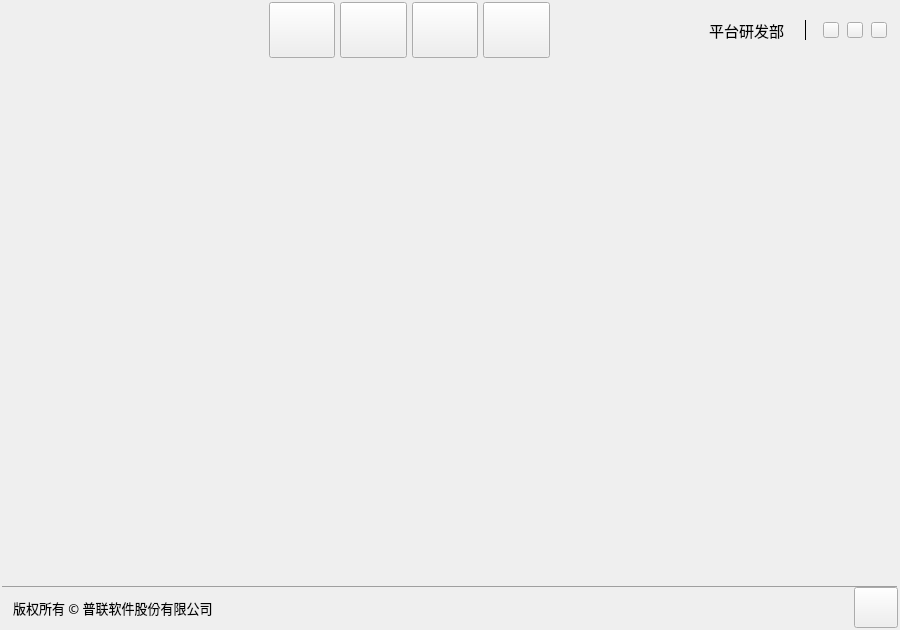
<?xml version="1.0" encoding="UTF-8"?>
<ui version="4.0">
 <class>IMMainWidget</class>
 <widget class="QWidget" name="IMMainWidget">
  <property name="geometry">
   <rect>
    <x>0</x>
    <y>0</y>
    <width>900</width>
    <height>630</height>
   </rect>
  </property>
  <property name="minimumSize">
   <size>
    <width>900</width>
    <height>630</height>
   </size>
  </property>
  <property name="windowTitle">
   <string/>
  </property>
  <layout class="QVBoxLayout" name="verticalLayout">
   <property name="spacing">
    <number>0</number>
   </property>
   <property name="leftMargin">
    <number>2</number>
   </property>
   <property name="topMargin">
    <number>2</number>
   </property>
   <property name="rightMargin">
    <number>2</number>
   </property>
   <property name="bottomMargin">
    <number>2</number>
   </property>
   <item>
    <widget class="QWidget" name="titleBar" native="true">
     <property name="sizePolicy">
      <sizepolicy hsizetype="Expanding" vsizetype="Fixed">
       <horstretch>0</horstretch>
       <verstretch>0</verstretch>
      </sizepolicy>
     </property>
     <property name="minimumSize">
      <size>
       <width>0</width>
       <height>56</height>
      </size>
     </property>
     <property name="maximumSize">
      <size>
       <width>16777215</width>
       <height>56</height>
      </size>
     </property>
     <layout class="QHBoxLayout" name="horizontalLayout_2">
      <property name="spacing">
       <number>0</number>
      </property>
      <property name="leftMargin">
       <number>0</number>
      </property>
      <property name="topMargin">
       <number>0</number>
      </property>
      <property name="rightMargin">
       <number>0</number>
      </property>
      <property name="bottomMargin">
       <number>0</number>
      </property>
      <item>
       <widget class="QWidget" name="leftWidget" native="true">
        <property name="sizePolicy">
         <sizepolicy hsizetype="Fixed" vsizetype="Expanding">
          <horstretch>0</horstretch>
          <verstretch>0</verstretch>
         </sizepolicy>
        </property>
        <property name="minimumSize">
         <size>
          <width>200</width>
          <height>0</height>
         </size>
        </property>
        <widget class="QLabel" name="label">
         <property name="geometry">
          <rect>
           <x>12</x>
           <y>12</y>
           <width>128</width>
           <height>32</height>
          </rect>
         </property>
         <property name="sizePolicy">
          <sizepolicy hsizetype="Fixed" vsizetype="Fixed">
           <horstretch>0</horstretch>
           <verstretch>0</verstretch>
          </sizepolicy>
         </property>
         <property name="minimumSize">
          <size>
           <width>30</width>
           <height>30</height>
          </size>
         </property>
         <property name="text">
          <string/>
         </property>
        </widget>
       </widget>
      </item>
      <item>
       <widget class="QWidget" name="midWidget" native="true">
        <property name="sizePolicy">
         <sizepolicy hsizetype="Expanding" vsizetype="Expanding">
          <horstretch>0</horstretch>
          <verstretch>0</verstretch>
         </sizepolicy>
        </property>
        <property name="minimumSize">
         <size>
          <width>0</width>
          <height>0</height>
         </size>
        </property>
        <property name="maximumSize">
         <size>
          <width>16777215</width>
          <height>16777215</height>
         </size>
        </property>
        <layout class="QHBoxLayout" name="horizontalLayout_4">
         <property name="spacing">
          <number>5</number>
         </property>
         <property name="leftMargin">
          <number>0</number>
         </property>
         <property name="topMargin">
          <number>0</number>
         </property>
         <property name="rightMargin">
          <number>0</number>
         </property>
         <property name="bottomMargin">
          <number>0</number>
         </property>
         <item>
          <spacer name="horizontalSpacer">
           <property name="orientation">
            <enum>Qt::Horizontal</enum>
           </property>
           <property name="sizeHint" stdset="0">
            <size>
             <width>40</width>
             <height>20</height>
            </size>
           </property>
          </spacer>
         </item>
         <item>
          <widget class="ToolButton" name="messageBtn">
           <property name="sizePolicy">
            <sizepolicy hsizetype="Expanding" vsizetype="Expanding">
             <horstretch>0</horstretch>
             <verstretch>0</verstretch>
            </sizepolicy>
           </property>
           <property name="cursor">
            <cursorShape>PointingHandCursor</cursorShape>
           </property>
           <property name="toolTip">
            <string>信息</string>
           </property>
           <property name="text">
            <string/>
           </property>
           <property name="checkable">
            <bool>true</bool>
           </property>
           <property name="checked">
            <bool>false</bool>
           </property>
          </widget>
         </item>
         <item>
          <widget class="ToolButton" name="contactsBtn">
           <property name="sizePolicy">
            <sizepolicy hsizetype="Expanding" vsizetype="Expanding">
             <horstretch>0</horstretch>
             <verstretch>0</verstretch>
            </sizepolicy>
           </property>
           <property name="cursor">
            <cursorShape>PointingHandCursor</cursorShape>
           </property>
           <property name="toolTip">
            <string>联系人</string>
           </property>
           <property name="text">
            <string/>
           </property>
           <property name="checkable">
            <bool>true</bool>
           </property>
          </widget>
         </item>
         <item>
          <widget class="ToolButton" name="robotsBtn">
           <property name="sizePolicy">
            <sizepolicy hsizetype="Expanding" vsizetype="Expanding">
             <horstretch>0</horstretch>
             <verstretch>0</verstretch>
            </sizepolicy>
           </property>
           <property name="cursor">
            <cursorShape>PointingHandCursor</cursorShape>
           </property>
           <property name="toolTip">
            <string>机器人</string>
           </property>
           <property name="text">
            <string/>
           </property>
           <property name="checkable">
            <bool>true</bool>
           </property>
          </widget>
         </item>
         <item>
          <widget class="ToolButton" name="walletBtn">
           <property name="sizePolicy">
            <sizepolicy hsizetype="Expanding" vsizetype="Expanding">
             <horstretch>0</horstretch>
             <verstretch>0</verstretch>
            </sizepolicy>
           </property>
           <property name="cursor">
            <cursorShape>PointingHandCursor</cursorShape>
           </property>
           <property name="toolTip">
            <string>设备</string>
           </property>
           <property name="text">
            <string/>
           </property>
           <property name="checkable">
            <bool>true</bool>
           </property>
          </widget>
         </item>
        </layout>
       </widget>
      </item>
      <item>
       <widget class="QWidget" name="rightWidget" native="true">
        <property name="sizePolicy">
         <sizepolicy hsizetype="Expanding" vsizetype="Expanding">
          <horstretch>0</horstretch>
          <verstretch>0</verstretch>
         </sizepolicy>
        </property>
        <property name="minimumSize">
         <size>
          <width>320</width>
          <height>0</height>
         </size>
        </property>
        <property name="maximumSize">
         <size>
          <width>16777215</width>
          <height>16777215</height>
         </size>
        </property>
        <layout class="QHBoxLayout" name="horizontalLayout_5">
         <property name="spacing">
          <number>0</number>
         </property>
         <property name="leftMargin">
          <number>0</number>
         </property>
         <property name="topMargin">
          <number>0</number>
         </property>
         <property name="rightMargin">
          <number>0</number>
         </property>
         <property name="bottomMargin">
          <number>0</number>
         </property>
         <item>
          <widget class="QWidget" name="widget_2" native="true">
           <layout class="QHBoxLayout" name="horizontalLayout_8">
            <property name="topMargin">
             <number>0</number>
            </property>
            <property name="bottomMargin">
             <number>0</number>
            </property>
            <item>
             <spacer name="horizontalSpacer_4">
              <property name="orientation">
               <enum>Qt::Horizontal</enum>
              </property>
              <property name="sizeHint" stdset="0">
               <size>
                <width>72</width>
                <height>20</height>
               </size>
              </property>
             </spacer>
            </item>
            <item>
             <widget class="QLabelHeader" name="hearderLabel">
              <property name="sizePolicy">
               <sizepolicy hsizetype="Fixed" vsizetype="Fixed">
                <horstretch>0</horstretch>
                <verstretch>0</verstretch>
               </sizepolicy>
              </property>
              <property name="minimumSize">
               <size>
                <width>36</width>
                <height>36</height>
               </size>
              </property>
              <property name="maximumSize">
               <size>
                <width>36</width>
                <height>36</height>
               </size>
              </property>
              <property name="cursor">
               <cursorShape>PointingHandCursor</cursorShape>
              </property>
              <property name="toolTip">
               <string>修改资料</string>
              </property>
              <property name="text">
               <string/>
              </property>
              <property name="scaledContents">
               <bool>true</bool>
              </property>
             </widget>
            </item>
            <item>
             <widget class="QLabel" name="nickNameLabel">
              <property name="font">
               <font>
                <family>微软雅黑</family>
                <pointsize>11</pointsize>
               </font>
              </property>
              <property name="cursor">
               <cursorShape>PointingHandCursor</cursorShape>
              </property>
              <property name="toolTip">
               <string/>
              </property>
              <property name="text">
               <string>平台研发部</string>
              </property>
             </widget>
            </item>
           </layout>
          </widget>
         </item>
         <item>
          <widget class="QWidget" name="widget_3" native="true">
           <layout class="QHBoxLayout" name="horizontalLayout_7">
            <property name="spacing">
             <number>8</number>
            </property>
            <property name="leftMargin">
             <number>0</number>
            </property>
            <item>
             <widget class="Line" name="line_2">
              <property name="sizePolicy">
               <sizepolicy hsizetype="Fixed" vsizetype="Fixed">
                <horstretch>0</horstretch>
                <verstretch>0</verstretch>
               </sizepolicy>
              </property>
              <property name="minimumSize">
               <size>
                <width>20</width>
                <height>20</height>
               </size>
              </property>
              <property name="maximumSize">
               <size>
                <width>20</width>
                <height>20</height>
               </size>
              </property>
              <property name="frameShadow">
               <enum>QFrame::Plain</enum>
              </property>
              <property name="orientation">
               <enum>Qt::Vertical</enum>
              </property>
             </widget>
            </item>
            <item>
             <widget class="QPushButton" name="minBtn">
              <property name="sizePolicy">
               <sizepolicy hsizetype="Fixed" vsizetype="Fixed">
                <horstretch>0</horstretch>
                <verstretch>0</verstretch>
               </sizepolicy>
              </property>
              <property name="minimumSize">
               <size>
                <width>16</width>
                <height>16</height>
               </size>
              </property>
              <property name="maximumSize">
               <size>
                <width>16</width>
                <height>16</height>
               </size>
              </property>
              <property name="cursor">
               <cursorShape>PointingHandCursor</cursorShape>
              </property>
              <property name="toolTip">
               <string>最小化</string>
              </property>
              <property name="text">
               <string/>
              </property>
             </widget>
            </item>
            <item>
             <widget class="QPushButton" name="maxBtn">
              <property name="sizePolicy">
               <sizepolicy hsizetype="Fixed" vsizetype="Fixed">
                <horstretch>0</horstretch>
                <verstretch>0</verstretch>
               </sizepolicy>
              </property>
              <property name="minimumSize">
               <size>
                <width>16</width>
                <height>16</height>
               </size>
              </property>
              <property name="maximumSize">
               <size>
                <width>16</width>
                <height>16</height>
               </size>
              </property>
              <property name="cursor">
               <cursorShape>PointingHandCursor</cursorShape>
              </property>
              <property name="toolTip">
               <string>最大化</string>
              </property>
              <property name="text">
               <string/>
              </property>
             </widget>
            </item>
            <item>
             <widget class="QPushButton" name="closeBtn">
              <property name="sizePolicy">
               <sizepolicy hsizetype="Fixed" vsizetype="Fixed">
                <horstretch>0</horstretch>
                <verstretch>0</verstretch>
               </sizepolicy>
              </property>
              <property name="minimumSize">
               <size>
                <width>16</width>
                <height>16</height>
               </size>
              </property>
              <property name="maximumSize">
               <size>
                <width>16</width>
                <height>16</height>
               </size>
              </property>
              <property name="cursor">
               <cursorShape>PointingHandCursor</cursorShape>
              </property>
              <property name="toolTip">
               <string>关闭</string>
              </property>
              <property name="text">
               <string/>
              </property>
             </widget>
            </item>
           </layout>
          </widget>
         </item>
        </layout>
       </widget>
      </item>
     </layout>
    </widget>
   </item>
   <item>
    <widget class="QStackedWidget" name="contentStacked">
     <widget class="QWidget" name="page"/>
    </widget>
   </item>
   <item>
    <widget class="QWidget" name="statusBar" native="true">
     <property name="sizePolicy">
      <sizepolicy hsizetype="Expanding" vsizetype="Minimum">
       <horstretch>0</horstretch>
       <verstretch>0</verstretch>
      </sizepolicy>
     </property>
     <property name="minimumSize">
      <size>
       <width>0</width>
       <height>42</height>
      </size>
     </property>
     <property name="maximumSize">
      <size>
       <width>16777215</width>
       <height>42</height>
      </size>
     </property>
     <layout class="QVBoxLayout" name="verticalLayout_2">
      <property name="spacing">
       <number>0</number>
      </property>
      <property name="leftMargin">
       <number>0</number>
      </property>
      <property name="topMargin">
       <number>0</number>
      </property>
      <property name="rightMargin">
       <number>0</number>
      </property>
      <property name="bottomMargin">
       <number>0</number>
      </property>
      <item>
       <widget class="Line" name="line">
        <property name="sizePolicy">
         <sizepolicy hsizetype="Expanding" vsizetype="Minimum">
          <horstretch>0</horstretch>
          <verstretch>0</verstretch>
         </sizepolicy>
        </property>
        <property name="minimumSize">
         <size>
          <width>0</width>
          <height>1</height>
         </size>
        </property>
        <property name="maximumSize">
         <size>
          <width>16777215</width>
          <height>1</height>
         </size>
        </property>
        <property name="frameShadow">
         <enum>QFrame::Raised</enum>
        </property>
        <property name="orientation">
         <enum>Qt::Horizontal</enum>
        </property>
       </widget>
      </item>
      <item>
       <widget class="QWidget" name="statusWidget" native="true">
        <property name="sizePolicy">
         <sizepolicy hsizetype="Expanding" vsizetype="Expanding">
          <horstretch>0</horstretch>
          <verstretch>0</verstretch>
         </sizepolicy>
        </property>
        <property name="minimumSize">
         <size>
          <width>0</width>
          <height>40</height>
         </size>
        </property>
        <property name="maximumSize">
         <size>
          <width>16777215</width>
          <height>16777215</height>
         </size>
        </property>
        <layout class="QHBoxLayout" name="horizontalLayout_6">
         <property name="spacing">
          <number>0</number>
         </property>
         <property name="topMargin">
          <number>0</number>
         </property>
         <property name="rightMargin">
          <number>0</number>
         </property>
         <property name="bottomMargin">
          <number>0</number>
         </property>
         <item>
          <widget class="QLabel" name="statusLabel">
           <property name="sizePolicy">
            <sizepolicy hsizetype="Preferred" vsizetype="Expanding">
             <horstretch>0</horstretch>
             <verstretch>0</verstretch>
            </sizepolicy>
           </property>
           <property name="font">
            <font>
             <family>微软雅黑</family>
             <pointsize>10</pointsize>
            </font>
           </property>
           <property name="text">
            <string>版权所有 © 普联软件股份有限公司</string>
           </property>
          </widget>
         </item>
         <item>
          <spacer name="horizontalSpacer_3">
           <property name="orientation">
            <enum>Qt::Horizontal</enum>
           </property>
           <property name="sizeHint" stdset="0">
            <size>
             <width>466</width>
             <height>20</height>
            </size>
           </property>
          </spacer>
         </item>
         <item>
          <widget class="QWidget" name="widget_4" native="true">
           <property name="sizePolicy">
            <sizepolicy hsizetype="Fixed" vsizetype="Expanding">
             <horstretch>0</horstretch>
             <verstretch>0</verstretch>
            </sizepolicy>
           </property>
           <property name="minimumSize">
            <size>
             <width>200</width>
             <height>0</height>
            </size>
           </property>
           <layout class="QHBoxLayout" name="horizontalLayout_9">
            <property name="spacing">
             <number>0</number>
            </property>
            <property name="leftMargin">
             <number>0</number>
            </property>
            <property name="topMargin">
             <number>0</number>
            </property>
            <property name="rightMargin">
             <number>0</number>
            </property>
            <property name="bottomMargin">
             <number>0</number>
            </property>
            <item>
             <spacer name="horizontalSpacer_5">
              <property name="orientation">
               <enum>Qt::Horizontal</enum>
              </property>
              <property name="sizeHint" stdset="0">
               <size>
                <width>155</width>
                <height>20</height>
               </size>
              </property>
             </spacer>
            </item>
            <item>
             <widget class="QPushButton" name="pushButton">
              <property name="sizePolicy">
               <sizepolicy hsizetype="Minimum" vsizetype="Expanding">
                <horstretch>0</horstretch>
                <verstretch>0</verstretch>
               </sizepolicy>
              </property>
              <property name="minimumSize">
               <size>
                <width>44</width>
                <height>0</height>
               </size>
              </property>
              <property name="text">
               <string/>
              </property>
             </widget>
            </item>
           </layout>
          </widget>
         </item>
        </layout>
       </widget>
      </item>
     </layout>
    </widget>
   </item>
  </layout>
 </widget>
 <layoutdefault spacing="6" margin="11"/>
 <customwidgets>
  <customwidget>
   <class>QLabelHeader</class>
   <extends>QLabel</extends>
   <header location="global">qlabelheader.h</header>
  </customwidget>
  <customwidget>
   <class>ToolButton</class>
   <extends>QToolButton</extends>
   <header>toolbutton.h</header>
  </customwidget>
 </customwidgets>
 <resources>
  <include location="../OpenPlanet/openplanet.qrc"/>
 </resources>
 <connections/>
</ui>
